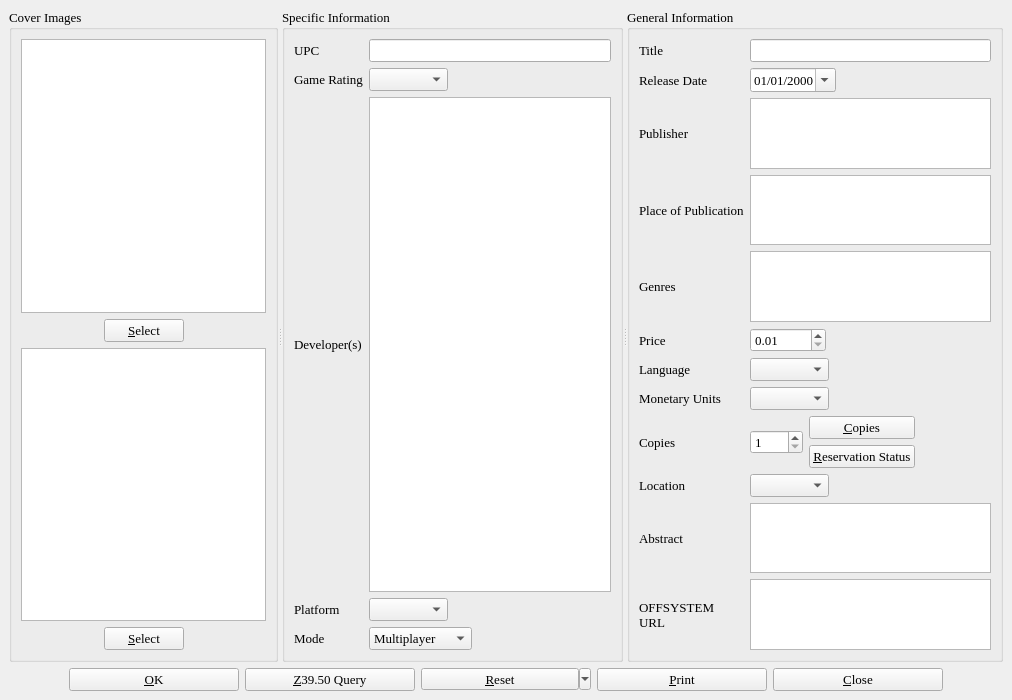
<ui version="4.0" >
 <class>vgDialog</class>
 <widget class="QMainWindow" name="vgDialog" >
  <property name="geometry" >
   <rect>
    <x>0</x>
    <y>0</y>
    <width>1012</width>
    <height>700</height>
   </rect>
  </property>
  <property name="minimumSize" >
   <size>
    <width>1000</width>
    <height>700</height>
   </size>
  </property>
  <property name="font" >
   <font>
    <family>Times</family>
    <pointsize>10</pointsize>
   </font>
  </property>
  <property name="windowTitle" >
   <string>BiblioteQ</string>
  </property>
  <property name="windowIcon" >
   <iconset>
    <normaloff>icons.d/book.gif</normaloff>icons.d/book.gif</iconset>
  </property>
  <widget class="QWidget" name="centralwidget" >
   <layout class="QVBoxLayout" >
    <item>
     <widget class="QSplitter" name="splitter" >
      <property name="orientation" >
       <enum>Qt::Horizontal</enum>
      </property>
      <widget class="QGroupBox" name="coverImages" >
       <property name="title" >
        <string>Cover Images</string>
       </property>
       <layout class="QVBoxLayout" >
        <item>
         <widget class="image_drop_site" name="front_image" >
          <property name="minimumSize" >
           <size>
            <width>150</width>
            <height>200</height>
           </size>
          </property>
          <property name="toolTip" >
           <string>Front Cover Image</string>
          </property>
         </widget>
        </item>
        <item>
         <layout class="QHBoxLayout" >
          <item>
           <spacer>
            <property name="orientation" >
             <enum>Qt::Horizontal</enum>
            </property>
            <property name="sizeHint" stdset="0" >
             <size>
              <width>40</width>
              <height>20</height>
             </size>
            </property>
           </spacer>
          </item>
          <item>
           <widget class="QPushButton" name="frontButton" >
            <property name="text" >
             <string>&amp;Select</string>
            </property>
            <property name="icon" >
             <iconset>
              <normaloff>icons.d/16x16/fileopen.png</normaloff>icons.d/16x16/fileopen.png</iconset>
            </property>
           </widget>
          </item>
          <item>
           <spacer>
            <property name="orientation" >
             <enum>Qt::Horizontal</enum>
            </property>
            <property name="sizeHint" stdset="0" >
             <size>
              <width>40</width>
              <height>20</height>
             </size>
            </property>
           </spacer>
          </item>
         </layout>
        </item>
        <item>
         <widget class="image_drop_site" name="back_image" >
          <property name="minimumSize" >
           <size>
            <width>150</width>
            <height>200</height>
           </size>
          </property>
          <property name="toolTip" >
           <string>Back Cover Image</string>
          </property>
         </widget>
        </item>
        <item>
         <layout class="QHBoxLayout" >
          <item>
           <spacer>
            <property name="orientation" >
             <enum>Qt::Horizontal</enum>
            </property>
            <property name="sizeHint" stdset="0" >
             <size>
              <width>40</width>
              <height>20</height>
             </size>
            </property>
           </spacer>
          </item>
          <item>
           <widget class="QPushButton" name="backButton" >
            <property name="text" >
             <string>&amp;Select</string>
            </property>
            <property name="icon" >
             <iconset>
              <normaloff>icons.d/16x16/fileopen.png</normaloff>icons.d/16x16/fileopen.png</iconset>
            </property>
           </widget>
          </item>
          <item>
           <spacer>
            <property name="orientation" >
             <enum>Qt::Horizontal</enum>
            </property>
            <property name="sizeHint" stdset="0" >
             <size>
              <width>40</width>
              <height>20</height>
             </size>
            </property>
           </spacer>
          </item>
         </layout>
        </item>
       </layout>
      </widget>
      <widget class="QGroupBox" name="groupBox_2" >
       <property name="title" >
        <string>Specific Information</string>
       </property>
       <layout class="QGridLayout" >
        <item row="0" column="0" >
         <widget class="QLabel" name="label" >
          <property name="font" >
           <font>
            <family>Times</family>
            <pointsize>10</pointsize>
            <weight>50</weight>
            <italic>false</italic>
            <bold>false</bold>
            <underline>false</underline>
            <strikeout>false</strikeout>
           </font>
          </property>
          <property name="text" >
           <string>UPC</string>
          </property>
         </widget>
        </item>
        <item row="0" column="1" >
         <widget class="QLineEdit" name="id" >
          <property name="font" >
           <font>
            <family>Times</family>
            <pointsize>10</pointsize>
            <weight>50</weight>
            <italic>false</italic>
            <bold>false</bold>
            <underline>false</underline>
            <strikeout>false</strikeout>
           </font>
          </property>
          <property name="maxLength" >
           <number>32</number>
          </property>
         </widget>
        </item>
        <item row="1" column="0" >
         <widget class="QLabel" name="label_5" >
          <property name="font" >
           <font>
            <family>Times</family>
            <pointsize>10</pointsize>
            <weight>50</weight>
            <italic>false</italic>
            <bold>false</bold>
            <underline>false</underline>
            <strikeout>false</strikeout>
           </font>
          </property>
          <property name="text" >
           <string>Game Rating</string>
          </property>
         </widget>
        </item>
        <item row="1" column="1" >
         <layout class="QHBoxLayout" >
          <item>
           <widget class="QComboBox" name="rating" >
            <property name="font" >
             <font>
              <family>Times</family>
              <pointsize>10</pointsize>
              <weight>50</weight>
              <italic>false</italic>
              <bold>false</bold>
              <underline>false</underline>
              <strikeout>false</strikeout>
             </font>
            </property>
           </widget>
          </item>
          <item>
           <spacer>
            <property name="orientation" >
             <enum>Qt::Horizontal</enum>
            </property>
            <property name="sizeHint" stdset="0" >
             <size>
              <width>40</width>
              <height>20</height>
             </size>
            </property>
           </spacer>
          </item>
         </layout>
        </item>
        <item row="2" column="0" >
         <widget class="QLabel" name="label_6" >
          <property name="font" >
           <font>
            <family>Times</family>
            <pointsize>10</pointsize>
            <weight>50</weight>
            <italic>false</italic>
            <bold>false</bold>
            <underline>false</underline>
            <strikeout>false</strikeout>
           </font>
          </property>
          <property name="text" >
           <string>Developer(s)</string>
          </property>
         </widget>
        </item>
        <item row="3" column="0" >
         <widget class="QLabel" name="label_9" >
          <property name="font" >
           <font>
            <family>Times</family>
            <pointsize>10</pointsize>
            <weight>50</weight>
            <italic>false</italic>
            <bold>false</bold>
            <underline>false</underline>
            <strikeout>false</strikeout>
           </font>
          </property>
          <property name="text" >
           <string>Platform</string>
          </property>
         </widget>
        </item>
        <item row="3" column="1" >
         <layout class="QHBoxLayout" >
          <item>
           <widget class="QComboBox" name="platform" >
            <property name="font" >
             <font>
              <family>Times</family>
              <pointsize>10</pointsize>
              <weight>50</weight>
              <italic>false</italic>
              <bold>false</bold>
              <underline>false</underline>
              <strikeout>false</strikeout>
             </font>
            </property>
           </widget>
          </item>
          <item>
           <spacer>
            <property name="orientation" >
             <enum>Qt::Horizontal</enum>
            </property>
            <property name="sizeHint" stdset="0" >
             <size>
              <width>40</width>
              <height>20</height>
             </size>
            </property>
           </spacer>
          </item>
         </layout>
        </item>
        <item row="4" column="0" >
         <widget class="QLabel" name="label_11" >
          <property name="font" >
           <font>
            <family>Times</family>
            <pointsize>10</pointsize>
           </font>
          </property>
          <property name="text" >
           <string>Mode</string>
          </property>
         </widget>
        </item>
        <item row="4" column="1" >
         <layout class="QHBoxLayout" >
          <item>
           <widget class="QComboBox" name="mode" >
            <property name="font" >
             <font>
              <family>Times</family>
             </font>
            </property>
            <item>
             <property name="text" >
              <string>Multiplayer</string>
             </property>
            </item>
            <item>
             <property name="text" >
              <string>Single Player</string>
             </property>
            </item>
           </widget>
          </item>
          <item>
           <spacer>
            <property name="orientation" >
             <enum>Qt::Horizontal</enum>
            </property>
            <property name="sizeHint" stdset="0" >
             <size>
              <width>40</width>
              <height>20</height>
             </size>
            </property>
           </spacer>
          </item>
         </layout>
        </item>
        <item row="2" column="1" >
         <widget class="hyperlinked_text_edit" name="developer" >
          <property name="readOnly" >
           <bool>false</bool>
          </property>
          <property name="textInteractionFlags" >
           <set>Qt::LinksAccessibleByKeyboard|Qt::LinksAccessibleByMouse|Qt::TextBrowserInteraction|Qt::TextEditable|Qt::TextEditorInteraction|Qt::TextSelectableByKeyboard|Qt::TextSelectableByMouse</set>
          </property>
          <property name="openLinks" >
           <bool>false</bool>
          </property>
         </widget>
        </item>
       </layout>
      </widget>
      <widget class="QGroupBox" name="groupBox" >
       <property name="title" >
        <string>General Information</string>
       </property>
       <layout class="QGridLayout" >
        <item row="0" column="0" >
         <widget class="QLabel" name="label_2" >
          <property name="font" >
           <font>
            <family>Times</family>
            <pointsize>10</pointsize>
            <weight>50</weight>
            <italic>false</italic>
            <bold>false</bold>
            <underline>false</underline>
            <strikeout>false</strikeout>
           </font>
          </property>
          <property name="text" >
           <string>Title</string>
          </property>
         </widget>
        </item>
        <item row="0" column="1" >
         <widget class="QLineEdit" name="title" >
          <property name="font" >
           <font>
            <family>Times</family>
            <pointsize>10</pointsize>
            <weight>50</weight>
            <italic>false</italic>
            <bold>false</bold>
            <underline>false</underline>
            <strikeout>false</strikeout>
           </font>
          </property>
         </widget>
        </item>
        <item row="1" column="0" >
         <widget class="QLabel" name="label_13" >
          <property name="font" >
           <font>
            <family>Times</family>
            <pointsize>10</pointsize>
            <weight>50</weight>
            <italic>false</italic>
            <bold>false</bold>
            <underline>false</underline>
            <strikeout>false</strikeout>
           </font>
          </property>
          <property name="text" >
           <string>Release Date</string>
          </property>
         </widget>
        </item>
        <item row="1" column="1" >
         <layout class="QHBoxLayout" >
          <item>
           <widget class="QDateEdit" name="release_date" >
            <property name="font" >
             <font>
              <pointsize>10</pointsize>
             </font>
            </property>
            <property name="displayFormat" >
             <string>MM/dd/yyyy</string>
            </property>
            <property name="calendarPopup" >
             <bool>true</bool>
            </property>
           </widget>
          </item>
          <item>
           <spacer>
            <property name="orientation" >
             <enum>Qt::Horizontal</enum>
            </property>
            <property name="sizeHint" stdset="0" >
             <size>
              <width>40</width>
              <height>20</height>
             </size>
            </property>
           </spacer>
          </item>
         </layout>
        </item>
        <item row="2" column="0" >
         <widget class="QLabel" name="label_14" >
          <property name="font" >
           <font>
            <family>Times</family>
            <pointsize>10</pointsize>
            <weight>50</weight>
            <italic>false</italic>
            <bold>false</bold>
            <underline>false</underline>
            <strikeout>false</strikeout>
           </font>
          </property>
          <property name="text" >
           <string>Publisher</string>
          </property>
         </widget>
        </item>
        <item row="2" column="1" >
         <widget class="hyperlinked_text_edit" name="publisher" >
          <property name="verticalScrollBarPolicy" >
           <enum>Qt::ScrollBarAlwaysOff</enum>
          </property>
          <property name="horizontalScrollBarPolicy" >
           <enum>Qt::ScrollBarAlwaysOff</enum>
          </property>
          <property name="readOnly" >
           <bool>false</bool>
          </property>
          <property name="textInteractionFlags" >
           <set>Qt::LinksAccessibleByKeyboard|Qt::LinksAccessibleByMouse|Qt::TextBrowserInteraction|Qt::TextEditable|Qt::TextEditorInteraction|Qt::TextSelectableByKeyboard|Qt::TextSelectableByMouse</set>
          </property>
          <property name="openLinks" >
           <bool>false</bool>
          </property>
         </widget>
        </item>
        <item row="4" column="0" >
         <widget class="QLabel" name="label_15" >
          <property name="font" >
           <font>
            <family>Times</family>
            <pointsize>10</pointsize>
            <weight>50</weight>
            <italic>false</italic>
            <bold>false</bold>
            <underline>false</underline>
            <strikeout>false</strikeout>
           </font>
          </property>
          <property name="text" >
           <string>Genres</string>
          </property>
         </widget>
        </item>
        <item row="5" column="0" >
         <widget class="QLabel" name="label_16" >
          <property name="font" >
           <font>
            <family>Times</family>
            <pointsize>10</pointsize>
            <weight>50</weight>
            <italic>false</italic>
            <bold>false</bold>
            <underline>false</underline>
            <strikeout>false</strikeout>
           </font>
          </property>
          <property name="text" >
           <string>Price</string>
          </property>
         </widget>
        </item>
        <item row="5" column="1" >
         <widget class="QDoubleSpinBox" name="price" >
          <property name="sizePolicy" >
           <sizepolicy vsizetype="Fixed" hsizetype="Fixed" >
            <horstretch>0</horstretch>
            <verstretch>0</verstretch>
           </sizepolicy>
          </property>
          <property name="font" >
           <font>
            <family>Times</family>
            <pointsize>10</pointsize>
            <weight>50</weight>
            <italic>false</italic>
            <bold>false</bold>
            <underline>false</underline>
            <strikeout>false</strikeout>
           </font>
          </property>
          <property name="minimum" >
           <double>0.010000000000000</double>
          </property>
          <property name="maximum" >
           <double>10000.000000000000000</double>
          </property>
          <property name="singleStep" >
           <double>0.010000000000000</double>
          </property>
          <property name="value" >
           <double>0.010000000000000</double>
          </property>
         </widget>
        </item>
        <item row="6" column="0" >
         <widget class="QLabel" name="label_3" >
          <property name="font" >
           <font>
            <family>Times</family>
            <pointsize>10</pointsize>
            <weight>50</weight>
            <italic>false</italic>
            <bold>false</bold>
            <underline>false</underline>
            <strikeout>false</strikeout>
           </font>
          </property>
          <property name="text" >
           <string>Language</string>
          </property>
         </widget>
        </item>
        <item row="6" column="1" >
         <layout class="QHBoxLayout" >
          <item>
           <widget class="QComboBox" name="language" >
            <property name="font" >
             <font>
              <family>Times</family>
              <pointsize>10</pointsize>
              <weight>50</weight>
              <italic>false</italic>
              <bold>false</bold>
              <underline>false</underline>
              <strikeout>false</strikeout>
             </font>
            </property>
           </widget>
          </item>
          <item>
           <spacer>
            <property name="orientation" >
             <enum>Qt::Horizontal</enum>
            </property>
            <property name="sizeHint" stdset="0" >
             <size>
              <width>40</width>
              <height>20</height>
             </size>
            </property>
           </spacer>
          </item>
         </layout>
        </item>
        <item row="7" column="0" >
         <widget class="QLabel" name="label_4" >
          <property name="font" >
           <font>
            <family>Times</family>
            <pointsize>10</pointsize>
            <weight>50</weight>
            <italic>false</italic>
            <bold>false</bold>
            <underline>false</underline>
            <strikeout>false</strikeout>
           </font>
          </property>
          <property name="text" >
           <string>Monetary Units</string>
          </property>
         </widget>
        </item>
        <item row="7" column="1" >
         <widget class="QComboBox" name="monetary_units" >
          <property name="sizePolicy" >
           <sizepolicy vsizetype="Fixed" hsizetype="Fixed" >
            <horstretch>0</horstretch>
            <verstretch>0</verstretch>
           </sizepolicy>
          </property>
          <property name="font" >
           <font>
            <family>Times</family>
            <pointsize>10</pointsize>
            <weight>50</weight>
            <italic>false</italic>
            <bold>false</bold>
            <underline>false</underline>
            <strikeout>false</strikeout>
           </font>
          </property>
         </widget>
        </item>
        <item row="8" column="0" >
         <widget class="QLabel" name="label_8" >
          <property name="font" >
           <font>
            <family>Times</family>
            <pointsize>10</pointsize>
            <weight>50</weight>
            <italic>false</italic>
            <bold>false</bold>
            <underline>false</underline>
            <strikeout>false</strikeout>
           </font>
          </property>
          <property name="text" >
           <string>Copies</string>
          </property>
         </widget>
        </item>
        <item row="8" column="1" >
         <layout class="QHBoxLayout" >
          <item>
           <widget class="QSpinBox" name="quantity" >
            <property name="font" >
             <font>
              <family>Times</family>
              <pointsize>10</pointsize>
              <weight>50</weight>
              <italic>false</italic>
              <bold>false</bold>
              <underline>false</underline>
              <strikeout>false</strikeout>
             </font>
            </property>
            <property name="minimum" >
             <number>1</number>
            </property>
            <property name="maximum" >
             <number>5000</number>
            </property>
            <property name="value" >
             <number>1</number>
            </property>
           </widget>
          </item>
          <item>
           <layout class="QGridLayout" >
            <item row="0" column="0" >
             <widget class="QPushButton" name="copiesButton" >
              <property name="font" >
               <font>
                <family>Times</family>
                <pointsize>10</pointsize>
               </font>
              </property>
              <property name="text" >
               <string>&amp;Copies</string>
              </property>
              <property name="icon" >
               <iconset>
                <normaloff>icons.d/16x16/editcopy.png</normaloff>icons.d/16x16/editcopy.png</iconset>
              </property>
             </widget>
            </item>
            <item row="1" column="0" >
             <widget class="QPushButton" name="showUserButton" >
              <property name="font" >
               <font>
                <family>Times</family>
                <pointsize>10</pointsize>
               </font>
              </property>
              <property name="text" >
               <string>&amp;Reservation Status</string>
              </property>
              <property name="icon" >
               <iconset>
                <normaloff>icons.d/16x16/members.png</normaloff>icons.d/16x16/members.png</iconset>
              </property>
             </widget>
            </item>
           </layout>
          </item>
          <item>
           <spacer>
            <property name="orientation" >
             <enum>Qt::Horizontal</enum>
            </property>
            <property name="sizeHint" stdset="0" >
             <size>
              <width>40</width>
              <height>20</height>
             </size>
            </property>
           </spacer>
          </item>
         </layout>
        </item>
        <item row="9" column="0" >
         <widget class="QLabel" name="label_10" >
          <property name="font" >
           <font>
            <family>Times</family>
            <pointsize>10</pointsize>
           </font>
          </property>
          <property name="text" >
           <string>Location</string>
          </property>
         </widget>
        </item>
        <item row="9" column="1" >
         <layout class="QHBoxLayout" >
          <item>
           <widget class="QComboBox" name="location" >
            <property name="font" >
             <font>
              <family>Times</family>
              <pointsize>10</pointsize>
             </font>
            </property>
           </widget>
          </item>
          <item>
           <spacer>
            <property name="orientation" >
             <enum>Qt::Horizontal</enum>
            </property>
            <property name="sizeHint" stdset="0" >
             <size>
              <width>40</width>
              <height>20</height>
             </size>
            </property>
           </spacer>
          </item>
         </layout>
        </item>
        <item row="10" column="0" >
         <widget class="QLabel" name="label_7" >
          <property name="font" >
           <font>
            <family>Times</family>
            <pointsize>10</pointsize>
            <weight>50</weight>
            <italic>false</italic>
            <bold>false</bold>
            <underline>false</underline>
            <strikeout>false</strikeout>
           </font>
          </property>
          <property name="text" >
           <string>Abstract</string>
          </property>
         </widget>
        </item>
        <item row="10" column="1" >
         <widget class="QTextEdit" name="description" >
          <property name="font" >
           <font>
            <family>Times</family>
            <pointsize>10</pointsize>
            <weight>50</weight>
            <italic>false</italic>
            <bold>false</bold>
            <underline>false</underline>
            <strikeout>false</strikeout>
           </font>
          </property>
          <property name="acceptRichText" >
           <bool>false</bool>
          </property>
         </widget>
        </item>
        <item row="11" column="0" >
         <widget class="QLabel" name="label_12" >
          <property name="text" >
           <string>OFFSYSTEM
URL</string>
          </property>
         </widget>
        </item>
        <item row="11" column="1" >
         <widget class="QTextBrowser" name="url" >
          <property name="readOnly" >
           <bool>false</bool>
          </property>
          <property name="textInteractionFlags" >
           <set>Qt::LinksAccessibleByKeyboard|Qt::LinksAccessibleByMouse|Qt::TextBrowserInteraction|Qt::TextEditable|Qt::TextEditorInteraction|Qt::TextSelectableByKeyboard|Qt::TextSelectableByMouse</set>
          </property>
          <property name="openExternalLinks" >
           <bool>true</bool>
          </property>
         </widget>
        </item>
        <item row="4" column="1" >
         <widget class="hyperlinked_text_edit" name="genre" >
          <property name="readOnly" >
           <bool>false</bool>
          </property>
          <property name="textInteractionFlags" >
           <set>Qt::LinksAccessibleByKeyboard|Qt::LinksAccessibleByMouse|Qt::TextBrowserInteraction|Qt::TextEditable|Qt::TextEditorInteraction|Qt::TextSelectableByKeyboard|Qt::TextSelectableByMouse</set>
          </property>
          <property name="openLinks" >
           <bool>false</bool>
          </property>
         </widget>
        </item>
        <item row="3" column="0" >
         <widget class="QLabel" name="label_17" >
          <property name="text" >
           <string>Place of Publication</string>
          </property>
         </widget>
        </item>
        <item row="3" column="1" >
         <widget class="hyperlinked_text_edit" name="place" >
          <property name="textInteractionFlags" >
           <set>Qt::LinksAccessibleByKeyboard|Qt::LinksAccessibleByMouse|Qt::TextBrowserInteraction|Qt::TextEditable|Qt::TextEditorInteraction|Qt::TextSelectableByKeyboard|Qt::TextSelectableByMouse</set>
          </property>
          <property name="openLinks" >
           <bool>false</bool>
          </property>
         </widget>
        </item>
       </layout>
      </widget>
     </widget>
    </item>
    <item>
     <layout class="QHBoxLayout" >
      <item>
       <spacer>
        <property name="orientation" >
         <enum>Qt::Horizontal</enum>
        </property>
        <property name="sizeHint" stdset="0" >
         <size>
          <width>40</width>
          <height>20</height>
         </size>
        </property>
       </spacer>
      </item>
      <item>
       <widget class="QPushButton" name="okButton" >
        <property name="sizePolicy" >
         <sizepolicy vsizetype="Fixed" hsizetype="Fixed" >
          <horstretch>0</horstretch>
          <verstretch>0</verstretch>
         </sizepolicy>
        </property>
        <property name="minimumSize" >
         <size>
          <width>170</width>
          <height>0</height>
         </size>
        </property>
        <property name="font" >
         <font>
          <family>Times</family>
          <pointsize>10</pointsize>
          <weight>50</weight>
          <italic>false</italic>
          <bold>false</bold>
          <underline>false</underline>
          <strikeout>false</strikeout>
         </font>
        </property>
        <property name="text" >
         <string>&amp;OK</string>
        </property>
        <property name="icon" >
         <iconset>
          <normaloff>icons.d/16x16/ok.png</normaloff>icons.d/16x16/ok.png</iconset>
        </property>
       </widget>
      </item>
      <item>
       <widget class="QPushButton" name="queryButton" >
        <property name="minimumSize" >
         <size>
          <width>170</width>
          <height>0</height>
         </size>
        </property>
        <property name="font" >
         <font>
          <family>Times</family>
          <pointsize>10</pointsize>
          <weight>50</weight>
          <italic>false</italic>
          <bold>false</bold>
          <underline>false</underline>
          <strikeout>false</strikeout>
         </font>
        </property>
        <property name="text" >
         <string>&amp;Z39.50 Query</string>
        </property>
        <property name="icon" >
         <iconset>
          <normaloff>icons.d/16x16/down.png</normaloff>icons.d/16x16/down.png</iconset>
        </property>
       </widget>
      </item>
      <item>
       <widget class="QToolButton" name="resetButton" >
        <property name="minimumSize" >
         <size>
          <width>170</width>
          <height>0</height>
         </size>
        </property>
        <property name="font" >
         <font>
          <family>Times</family>
          <pointsize>10</pointsize>
         </font>
        </property>
        <property name="text" >
         <string>&amp;Reset</string>
        </property>
        <property name="popupMode" >
         <enum>QToolButton::MenuButtonPopup</enum>
        </property>
       </widget>
      </item>
      <item>
       <widget class="QPushButton" name="printButton" >
        <property name="minimumSize" >
         <size>
          <width>170</width>
          <height>0</height>
         </size>
        </property>
        <property name="font" >
         <font>
          <family>Times</family>
          <pointsize>10</pointsize>
         </font>
        </property>
        <property name="text" >
         <string>&amp;Print</string>
        </property>
        <property name="icon" >
         <iconset>
          <normaloff>icons.d/16x16/fileprint.png</normaloff>icons.d/16x16/fileprint.png</iconset>
        </property>
       </widget>
      </item>
      <item>
       <widget class="QPushButton" name="cancelButton" >
        <property name="minimumSize" >
         <size>
          <width>170</width>
          <height>0</height>
         </size>
        </property>
        <property name="font" >
         <font>
          <family>Times</family>
          <pointsize>10</pointsize>
          <weight>50</weight>
          <italic>false</italic>
          <bold>false</bold>
          <underline>false</underline>
          <strikeout>false</strikeout>
         </font>
        </property>
        <property name="text" >
         <string>&amp;Close</string>
        </property>
        <property name="icon" >
         <iconset>
          <normaloff>icons.d/16x16/cancel.png</normaloff>icons.d/16x16/cancel.png</iconset>
        </property>
       </widget>
      </item>
      <item>
       <spacer>
        <property name="orientation" >
         <enum>Qt::Horizontal</enum>
        </property>
        <property name="sizeHint" stdset="0" >
         <size>
          <width>40</width>
          <height>20</height>
         </size>
        </property>
       </spacer>
      </item>
     </layout>
    </item>
   </layout>
  </widget>
 </widget>
 <customwidgets>
  <customwidget>
   <class>hyperlinked_text_edit</class>
   <extends>QTextBrowser</extends>
   <header>hyperlinked_text_edit.h</header>
  </customwidget>
  <customwidget>
   <class>image_drop_site</class>
   <extends>QGraphicsView</extends>
   <header>image_drop_site.h</header>
  </customwidget>
 </customwidgets>
 <tabstops>
  <tabstop>front_image</tabstop>
  <tabstop>frontButton</tabstop>
  <tabstop>back_image</tabstop>
  <tabstop>backButton</tabstop>
  <tabstop>id</tabstop>
  <tabstop>rating</tabstop>
  <tabstop>developer</tabstop>
  <tabstop>platform</tabstop>
  <tabstop>mode</tabstop>
  <tabstop>title</tabstop>
  <tabstop>release_date</tabstop>
  <tabstop>publisher</tabstop>
  <tabstop>place</tabstop>
  <tabstop>genre</tabstop>
  <tabstop>price</tabstop>
  <tabstop>language</tabstop>
  <tabstop>monetary_units</tabstop>
  <tabstop>quantity</tabstop>
  <tabstop>copiesButton</tabstop>
  <tabstop>showUserButton</tabstop>
  <tabstop>location</tabstop>
  <tabstop>description</tabstop>
  <tabstop>url</tabstop>
  <tabstop>okButton</tabstop>
  <tabstop>queryButton</tabstop>
  <tabstop>resetButton</tabstop>
  <tabstop>printButton</tabstop>
  <tabstop>cancelButton</tabstop>
 </tabstops>
 <resources/>
 <connections/>
</ui>
